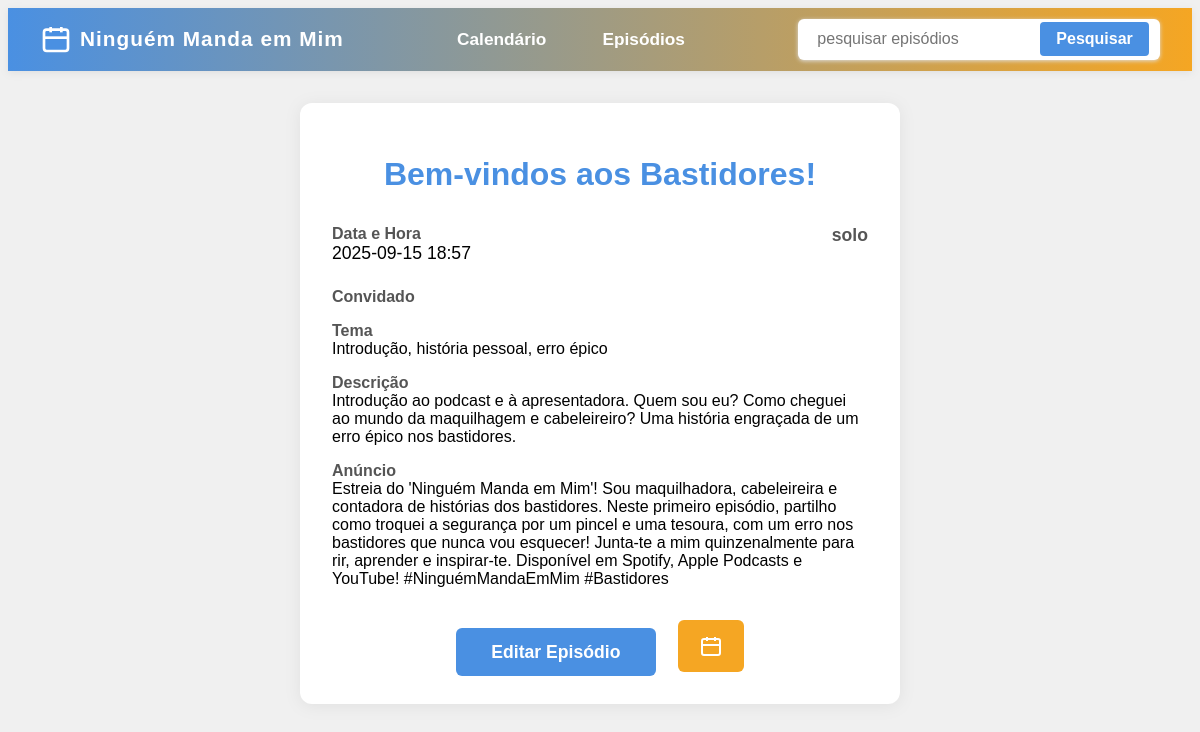
Page /episode/3 on the earlier database version.
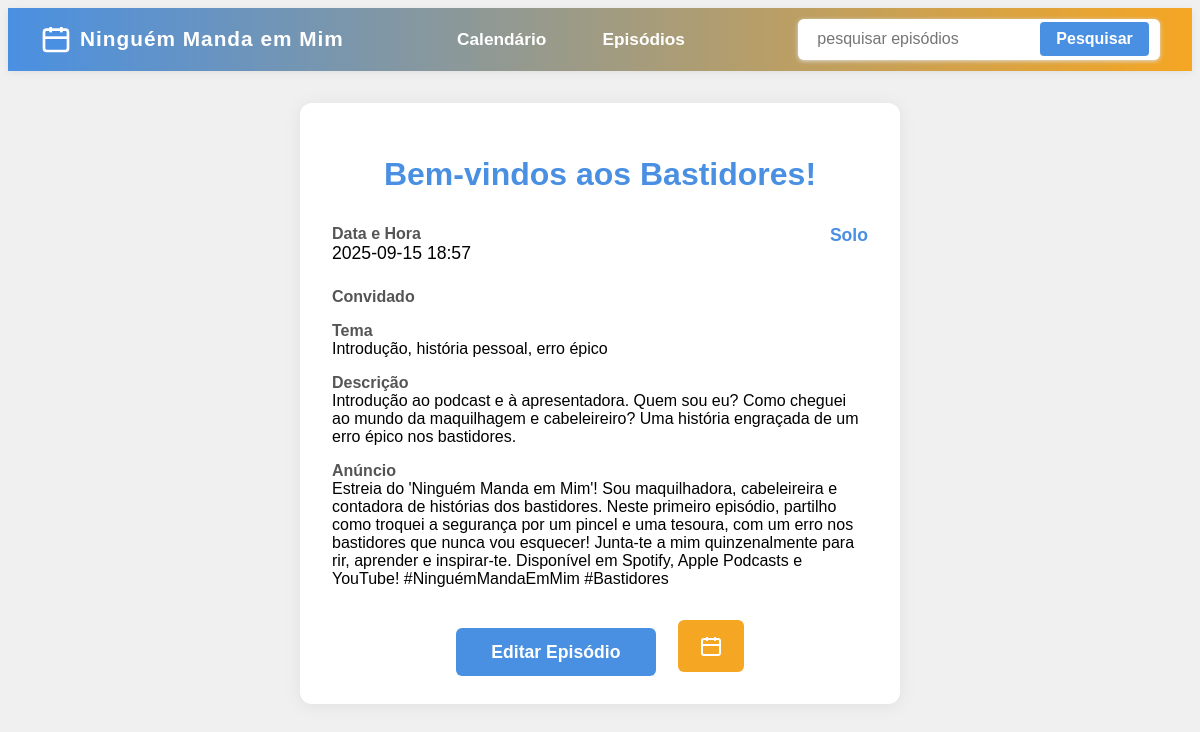
Same page on the later database version.
### tables this page shows
CREATE TABLE episodes (
        id INTEGER PRIMARY KEY AUTOINCREMENT,
        podcast_id INTEGER,
        title TEXT NOT NULL,
        description TEXT,
        scheduled_date TIMESTAMP,
        type TEXT,
        guest TEXT,
        theme TEXT,
        announcement TEXT,
        FOREIGN KEY(podcast_id) REFERENCES podcasts(id)
    );

### routes/podcast_routes.py (the view)
@podcast_bp.route('/episode/<int:id>')
def episode_detail(id):
    conn = sqlite3.connect(DB_PATH)
    cursor = conn.cursor()
    cursor.execute('SELECT id, podcast_id, scheduled_date, title, type, guest, theme, description, announcement FROM episodes WHERE id=?', (id,))
    row = cursor.fetchone()
    conn.close()
    if not row:
        return render_template('episode_detail.html', episode=None)
    episode = {
        'id': row[0],
        'podcast_id': row[1],
        'scheduled_date': row[2],
        'title': row[3],
        'type': row[4],
        'guest': row[5],
        'theme': row[6],
        'description': row[7],
        'announcement': row[8]
    }
    return render_template('episode_detail.html', episode=episode)

### app.py (called while the page is built)
@app.context_processor
def inject_today():
    return dict(today=date.today())

### routes/podcast_routes.py (called while the page is built)
@podcast_bp.context_processor
def inject_calendar():
    from datetime import date
    today = date.today()
    offset = 0
    nav = request.args.get('calnav')
    jump_month = request.args.get('jump_month')
    jump_year = request.args.get('jump_year')
    if nav == 'prev':
        offset = int(request.args.get('offset', 0)) - 1
    elif nav == 'next':
        offset = int(request.args.get('offset', 0)) + 1
    elif nav == 'jump' and jump_month and jump_year:
        return {'calendar_months': get_calendar_data(0, jump_month, jump_year), 'offset': 0}
    else:
        offset = int(request.args.get('offset', 0))
    calendar_months = get_calendar_data(offset)
    return dict(calendar_months=calendar_months, offset=offset, today=today)

### templates/episode_detail.html (shortened to what this page needs)
<!DOCTYPE html>
<html lang="en">
<head>
    <link rel="stylesheet" href="/static/custom.css">
</head>
<body>
    {% include 'menu.html' %}
    <div style="max-width:600px; margin:2em auto;">
        {% if episode %}
        <div style="background:#fff; border-radius:12px; box-shadow:0 2px 16px #e0e0e0; padding:2em;">
            <h1 style="font-size:2em; margin-bottom:1em; color:#4a90e2; text-align:center;">{{ episode.title }}</h1>
            <div style="display:flex; flex-wrap:wrap; gap:1.2em; margin-bottom:1.5em;">
                <div style="flex:1; min-width:140px;">
                    <span style="font-weight:600; color:#555;">Data e Hora</span><br>
                    <span style="font-size:1.1em;">{{ episode.scheduled_date|replace('T', ' ') }}</span>
                </div>
                <div style="flex:1; min-width:140px; text-align:right;">
                    {% if episode.type == 'Convidado' %}
                        <span style="font-size:1.1em; color:#f5a623; font-weight:600;">{{ episode.type }}</span>
                    {% elif episode.type == 'Solo' %}
                        <span style="font-size:1.1em; color:#4a90e2; font-weight:600;">{{ episode.type }}</span>
                    {% else %}
                        <span style="font-size:1.1em; color:#555; font-weight:600;">{{ episode.type }}</span>
                    {% endif %}
                </div>
            </div>
            <div style="margin-bottom:1em;">
                <span style="font-weight:600; color:#555;">Convidado</span><br>
            </div>
            <div style="margin-bottom:1em;">
                <span style="font-weight:600; color:#555;">Tema</span><br>
                <span>{{ episode.theme }}</span>
            </div>
            <div style="margin-bottom:1em;">
                <span style="font-weight:600; color:#555;">Descrição</span><br>
                <span>{{ episode.description }}</span>
            </div>
            <div style="margin-bottom:1em;">
                <span style="font-weight:600; color:#555;">Anúncio</span><br>
                <span>{{ episode.announcement }}</span>
            </div>
            <div style="text-align:center; margin-top:2em;">
                <a href="/episode/{{ episode.id }}/edit" style="background:#4a90e2; color:#fff; border:none; padding:0.8em 2em; border-radius:6px; font-size:1.1em; font-weight:600; text-decoration:none; transition:background 0.2s; margin-right:1em;">Editar Episódio</a>
                <a href="/calendar_view?mode=month&date={{ episode.scheduled_date[:10] }}" style="background:#f5a623; color:#fff; border:none; padding:0.8em 1.2em; border-radius:6px; font-size:1.1em; font-weight:600; text-decoration:none; transition:background 0.2s; display:inline-flex; align-items:center; justify-content:center;" title="Ver no Calendário">
                </a>
            </div>
        </div>
        {% endif %}
    </div>
</body>
</html>

Differences in the rows shown:
changed episodes "Bem-vindos aos Bastidores!": type "solo" → "Solo"
